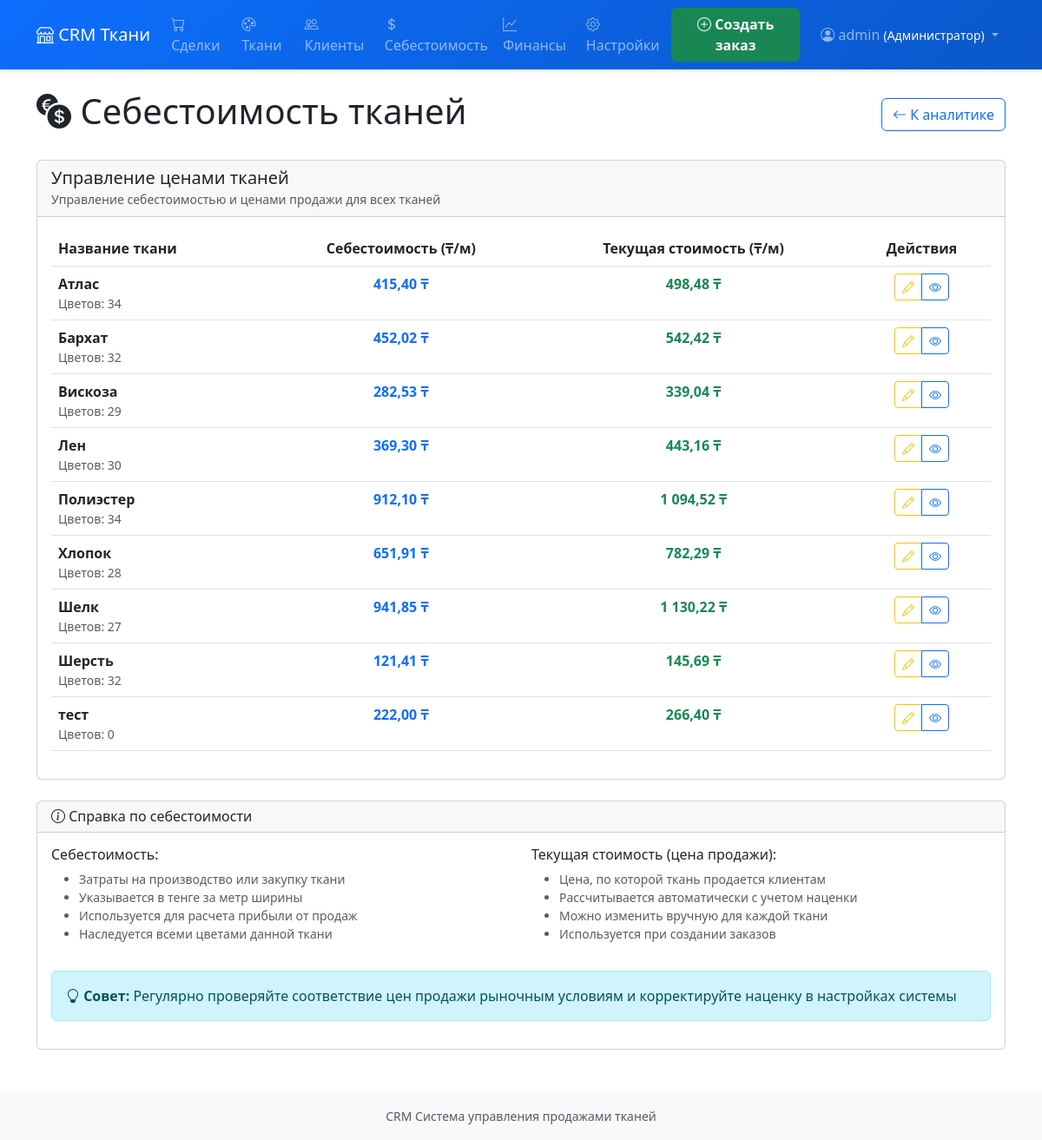
Page /finances/set-fabric-cost/ (signed in) on the committed database.
### core/models.py (models this page shows, shortened)
class UserProfile(models.Model):
    ROLE_CHOICES = [
        ('admin', 'Администратор'),
        ('accountant', 'Бухгалтер'),
        ('warehouse', 'Складовщик')
    ]
    user = models.OneToOneField(User, on_delete=models.CASCADE, verbose_name="Пользователь")
    role = models.CharField(
        max_length=20,
        choices=ROLE_CHOICES,
        verbose_name="Роль"
    )
    class Meta:
        verbose_name = "Профиль пользователя"
        verbose_name_plural = "Профили пользователей"
    @property
    def can_manage_users(self):
        return self.role == 'admin'
    @property
    def can_view_financial_analytics(self):
        return self.role == 'admin'
    @property
    def is_warehouse_only(self):
        return self.role == 'warehouse'

### fabrics/models.py (models this page shows, shortened)
class Fabric(models.Model):
    name = models.CharField(max_length=200, verbose_name="Название ткани")
    description = models.TextField(
        blank=True,
        verbose_name="Описание",
        help_text="Дополнительное описание ткани"
    )
    cost_price = models.DecimalField(
        max_digits=10,
        decimal_places=2,
        verbose_name="Себестоимость",
        help_text="Себестоимость ткани (применяется ко всем цветам)"
    )
    selling_price = models.DecimalField(
        max_digits=10,
        decimal_places=2,
        verbose_name="Цена продажи",
        help_text="Цена, по которой ткань продается клиентам",
        null=True, blank=True
    )
    created_at = models.DateTimeField(auto_now_add=True, verbose_name="Дата создания")
    class Meta:
        verbose_name = "Ткань"
        verbose_name_plural = "Ткани"
        ordering = ['name']
    @property
    def total_width_meters(self):
        total = 0
        for color in self.fabriccolor_set.all():
            total += color.total_width_meters
        return total

### finances/views.py (the view, shortened to what this page needs)
# urls.py: path('set-fabric-cost/', views.set_fabric_cost_price, name='set_fabric_cost_price'),
@login_required
def set_fabric_cost_price(request):
    if not hasattr(request.user, 'userprofile') or request.user.userprofile.role != 'admin':
        messages.error(request, 'У вас нет прав для установки себестоимости ткани.')
        return redirect('core:home')
    fabrics = Fabric.objects.all().order_by('name')
    context = {
        'fabrics': fabrics
    }
    return render(request, 'finances/set_fabric_cost_price.html', context)

### deals/templatetags/deal_filters.py (called while the page is built)
@register.filter
def format_price(value):
    if value is None:
        return "0,00"
    try:
        if isinstance(value, str):
            value = float(value.replace(',', '.'))
        else:
            value = float(value)
        formatted = f"{value:.2f}"
        if '.' in formatted:
            integer_part, decimal_part = formatted.split('.')
        else:
            integer_part = formatted
            decimal_part = '00'
        if len(integer_part) > 3:
            groups = []
            for i in range(len(integer_part), 0, -3):
                start = max(0, i - 3)
                groups.insert(0, integer_part[start:i])
            integer_part = ' '.join(groups)
        return f"{integer_part},{decimal_part}"
    except (ValueError, TypeError):
        return "0,00"

### fabrics/models.py (called while the page is built)
    @property
    def total_width_meters(self):
        total = FabricRoll.objects.filter(fabric_color=self, is_active=True).aggregate(
            total=models.Sum('width_meters')
        )['total']
        return total or 0

### templates/finances/set_fabric_cost_price.html (shortened to what this page needs)
{% extends 'base.html' %}
{% load deal_filters %}
{% block content %}
<div class="d-flex justify-content-between align-items-center mb-4">
    <h1><i class="bi bi-currency-exchange"></i> Себестоимость тканей</h1>
    <a href="{% url 'finances:financial_dashboard' %}" class="btn btn-outline-primary">
        <i class="bi bi-arrow-left"></i> К аналитике
    </a>
</div>
<div class="card">
    <div class="card-header">
        <h5 class="mb-0">Управление ценами тканей</h5>
        <small class="text-muted">Управление себестоимостью и ценами продажи для всех тканей</small>
    </div>
    <div class="card-body">
        {% if fabrics %}
            <div class="table-responsive">
                <table class="table table-hover">
                    <thead>
                        <tr>
                            <th>Название ткани</th>
                            <th class="text-center">Себестоимость (₸/м)</th>
                            <th class="text-center">Текущая стоимость (₸/м)</th>
                            <th class="text-center">Действия</th>
                        </tr>
                    </thead>
                    <tbody>
                        {% for fabric in fabrics %}
                            <tr id="fabric-row-{{ fabric.id }}">
                                <td>
                                    <strong>{{ fabric.name }}</strong>
                                    <div class="small text-muted">
                                        Цветов: {{ fabric.fabriccolor_set.count }}
                                    </div>
                                </td>
                                <td class="text-center">
                                    <span id="cost-display-{{ fabric.id }}">
                                        {% if fabric.cost_price %}
                                            <strong class="text-primary">{{ fabric.cost_price|format_price }} ₸</strong>
                                        {% else %}
                                            <span class="text-muted">Не установлена</span>
                                        {% endif %}
                                    </span>
                                </td>
                                <td class="text-center">
                                    <span id="selling-display-{{ fabric.id }}">
                                        {% if fabric.selling_price %}
                                            <strong class="text-success">{{ fabric.selling_price|format_price }} ₸</strong>
                                        {% else %}
                                            <span class="text-muted">Не установлена</span>
                                        {% endif %}
                                    </span>
                                </td>
                                <td class="text-center">
                                    <div class="btn-group" role="group">
                                        <button type="button" class="btn btn-sm btn-outline-warning"
                                                onclick="editFabric({{ fabric.id }}, '{{ fabric.name }}', '{{ fabric.cost_price }}', '{{ fabric.selling_price }}')"
                                                title="Редактировать цену">
                                            <i class="bi bi-pencil"></i>
                                        </button>
                                        <a href="{% url 'fabrics:fabric_detail' fabric.id %}"
                                           class="btn btn-sm btn-outline-primary"
                                           title="Посмотреть на ткань">
                                            <i class="bi bi-eye"></i>
                                        </a>
                                    </div>
                                </td>
                            </tr>
                        {% endfor %}
                    </tbody>
                </table>
            </div>
        {% endif %}
    </div>
</div>
<div class="card mt-4">
    <div class="card-header">
        <h6 class="mb-0"><i class="bi bi-info-circle"></i> Справка по себестоимости</h6>
    </div>
    <div class="card-body">
        <div class="row">
            <div class="col-md-6">
                <h6>Себестоимость:</h6>
                <ul class="text-muted small">
                    <li>Затраты на производство или закупку ткани</li>
                    <li>Указывается в тенге за метр ширины</li>
                    <li>Используется для расчета прибыли от продаж</li>
                    <li>Наследуется всеми цветами данной ткани</li>
                </ul>
            </div>
            <div class="col-md-6">
                <h6>Текущая стоимость (цена продажи):</h6>
                <ul class="text-muted small">
                    <li>Цена, по которой ткань продается клиентам</li>
                    <li>Рассчитывается автоматически с учетом наценки</li>
                    <li>Можно изменить вручную для каждой ткани</li>
                    <li>Используется при создании заказов</li>
                </ul>
            </div>
        </div>
        <div class="alert alert-info mt-3">
            <i class="bi bi-lightbulb"></i>
            <strong>Совет:</strong> Регулярно проверяйте соответствие цен продажи рыночным условиям и корректируйте наценку в настройках системы
        </div>
    </div>
</div>
{% endblock %}

### templates/base.html (shortened to what this page needs)
<!DOCTYPE html>
<html lang="ru">
<head>
    <link href="https://cdn.jsdelivr.net/npm/bootstrap@5.3.0/dist/css/bootstrap.min.css" rel="stylesheet">
    <link href="https://cdn.jsdelivr.net/npm/bootstrap-icons@1.10.0/font/bootstrap-icons.css" rel="stylesheet">
</head>
<body>
    <nav class="navbar navbar-expand-lg navbar-dark" style="background: linear-gradient(135deg, #0d6efd 0%, #0a58ca 100%); box-shadow: 0 2px 4px rgba(0,0,0,0.1);">
        <div class="container">
            <a class="navbar-brand" href="{% url 'core:home' %}">
                <i class="bi bi-shop"></i> CRM Ткани
            </a>
            {% if user.is_authenticated %}
                <div class="collapse navbar-collapse" id="navbarNav">
                    {% if not user.userprofile.is_warehouse_only %}
                        <ul class="navbar-nav me-auto">
                            <li class="nav-item">
                                <a class="nav-link" href="{% url 'deals:deal_list' %}">
                                    <i class="bi bi-cart"></i> Сделки
                                </a>
                            </li>
                            <li class="nav-item">
                                <a class="nav-link" href="{% url 'fabrics:fabric_list' %}">
                                    <i class="bi bi-palette"></i> Ткани
                                </a>
                            </li>
                            <li class="nav-item">
                                <a class="nav-link" href="{% url 'clients:client_list' %}">
                                    <i class="bi bi-people"></i> Клиенты
                                </a>
                            </li>
                            {% if user.userprofile.can_manage_users %}
                                <li class="nav-item">
                                    <a class="nav-link" href="{% url 'finances:set_fabric_cost_price' %}">
                                        <i class="bi bi-currency-dollar"></i> Себестоимость
                                    </a>
                                </li>
                            {% endif %}
                            {% if user.userprofile.can_view_financial_analytics %}
                                <li class="nav-item">
                                    <a class="nav-link" href="{% url 'finances:financial_dashboard' %}">
                                        <i class="bi bi-graph-up"></i> Финансы
                                    </a>
                                </li>
                            {% endif %}
                            {% if user.userprofile.can_manage_users %}
                                <li class="nav-item">
                                    <a class="nav-link" href="{% url 'finances:system_settings' %}">
                                        <i class="bi bi-gear"></i> Настройки
                                    </a>
                                </li>
                            {% endif %}
                        </ul>
                        <a href="{% url 'deals:deal_create' %}" class="btn btn-success me-3" style="font-weight: bold;">
                            <i class="bi bi-plus-circle"></i> Создать заказ
                        </a>
                    {% endif %}
                    <div class="navbar-nav">
                        <div class="nav-item dropdown">
                            <a class="nav-link dropdown-toggle" href="#" role="button" data-bs-toggle="dropdown">
                                <i class="bi bi-person-circle"></i> {{ user.username }}
                                <small class="text-light">({{ user.userprofile.get_role_display }})</small>
                            </a>
                        </div>
                    </div>
                </div>
            {% endif %}
        </div>
    </nav>
    <main class="container mt-4">
        {% block content %}{% endblock %}
    </main>
    <footer class="bg-light mt-5 py-3">
        <div class="container text-center">
            <small class="text-muted">CRM Система управления продажами тканей</small>
        </div>
    </footer>
</body>
</html>

### rows in the picture
Fabric: name "Атлас", fabriccolor_set.count "34", cost_price "415,40", selling_price "498,48"
Fabric: name "Бархат", fabriccolor_set.count "32", cost_price "452,02", selling_price "542,42"
Fabric: name "Вискоза", fabriccolor_set.count "29", cost_price "282,53", selling_price "339,04"
Fabric: name "Лен", fabriccolor_set.count "30", cost_price "369,30", selling_price "443,16"
Fabric: name "Полиэстер", fabriccolor_set.count "34", cost_price "912,10", selling_price "1 094,52"
Fabric: name "Хлопок", fabriccolor_set.count "28", cost_price "651,91", selling_price "782,29"
Fabric: name "Шелк", fabriccolor_set.count "27", cost_price "941,85", selling_price "1 130,22"
Fabric: name "Шерсть", fabriccolor_set.count "32", cost_price "121,41", selling_price "145,69"
Fabric: name "тест", fabriccolor_set.count "0", cost_price "222,00", selling_price "266,40"

### other values in the picture
{{ user.username }} "admin"
{{ user.userprofile.get_role_display }} "Администратор"
